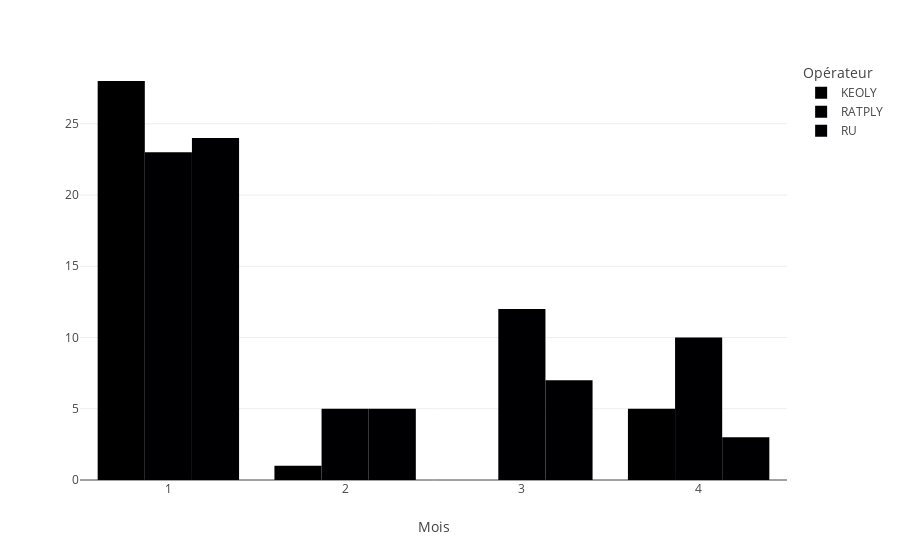

Write notebook code for a chart like this one.
### Code cell
df_temp = df_selected_year.loc[
    df_selected_year["Libellé Événement"] == "Publication offre d'emploi"
]

grouped = (
    df_temp.groupby(["month", "month_names", "Code Opérateur"])
    .size()
    .reset_index(name="count")
)

fig = px.bar(
    grouped,
    x="month",
    y="count",
    color="Code Opérateur",
    barmode="group",
    labels={
        "month_names": "Mois",
        "count": "Nombre d'annonces",
        "Code Opérateur": "Opérateur",
    },
)
fig.update_layout(xaxis_title="Mois", yaxis_title=None, xaxis=dict(tickmode="linear"))

fig.show()

### Figure 1 — Plotly figure (JSON) as saved in the notebook; plotly's stock layout.template omitted (floating-point values rounded to 4 significant figures)
{"data": [{"alignmentgroup": "True", "hovertemplate": "Opérateur=KEOLY<br>month=%{x}<br>Nombre d'annonces=%{y}<extra></extra>", "legendgroup": "KEOLY", "marker": {"color": "#000001", "pattern": {"shape": ""}}, "name": "KEOLY", "offsetgroup": "KEOLY", "orientation": "v", "showlegend": true, "textposition": "auto", "type": "bar", "x": [1, 2, 4], "xaxis": "x", "y": [28, 1, 5], "yaxis": "y"}, {"alignmentgroup": "True", "hovertemplate": "Opérateur=RATPLY<br>month=%{x}<br>Nombre d'annonces=%{y}<extra></extra>", "legendgroup": "RATPLY", "marker": {"color": "#000002", "pattern": {"shape": ""}}, "name": "RATPLY", "offsetgroup": "RATPLY", "orientation": "v", "showlegend": true, "textposition": "auto", "type": "bar", "x": [1, 2, 3, 4], "xaxis": "x", "y": [23, 5, 12, 10], "yaxis": "y"}, {"alignmentgroup": "True", "hovertemplate": "Opérateur=RU<br>month=%{x}<br>Nombre d'annonces=%{y}<extra></extra>", "legendgroup": "RU", "marker": {"color": "#000003", "pattern": {"shape": ""}}, "name": "RU", "offsetgroup": "RU", "orientation": "v", "showlegend": true, "textposition": "auto", "type": "bar", "x": [1, 2, 3, 4], "xaxis": "x", "y": [24, 5, 7, 3], "yaxis": "y"}], "layout": {"barmode": "group", "legend": {"title": {"text": "Opérateur"}, "tracegroupgap": 0}, "margin": {"t": 60}, "xaxis": {"anchor": "y", "domain": [0, 1], "tickmode": "linear", "title": {"text": "Mois"}}, "yaxis": {"anchor": "x", "domain": [0, 1], "title": {}}}}
